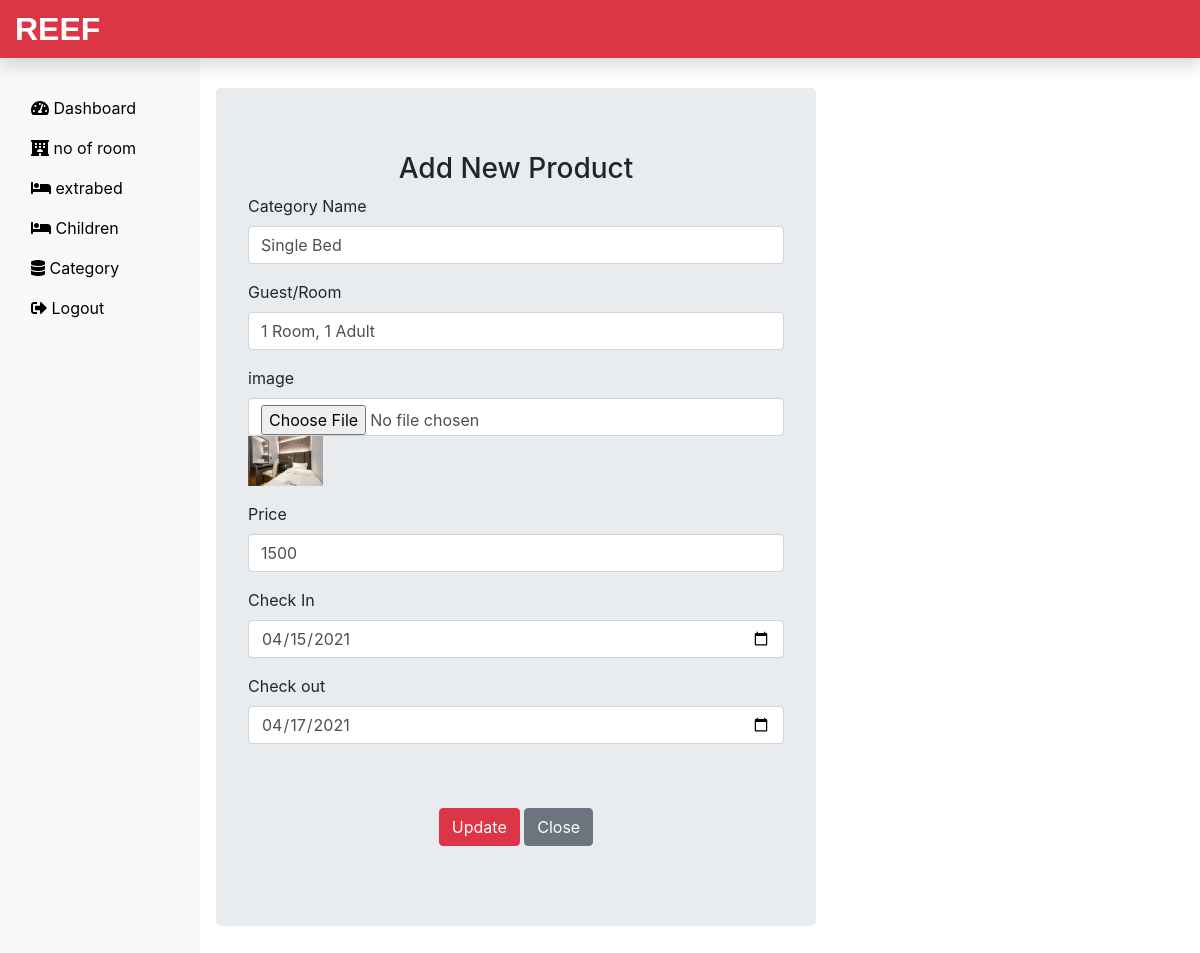
Page /admin/editcategory.php?id=17 (signed in) on the committed database.
### tables this page shows
CREATE TABLE `category` (
  `id` int(10) NOT NULL,
  `categories` varchar(225) NOT NULL,
  `guest` varchar(255) NOT NULL,
  `image` varchar(255) NOT NULL,
  `price` int(11) NOT NULL,
  `check_in` date NOT NULL,
  `check_out` date NOT NULL,
  `noofroom` int(10) NOT NULL,
  `value` int(10) NOT NULL,
  `children` int(10) NOT NULL,
  `total` int(10) NOT NULL
);

### admin/editcategory.php (the view, shortened to what this page needs)
<?php
include('includes/header.php');
include('db/db.php');
     $id = $_GET['id'];
    $sql =  "SELECT * from category WHERE id ='$id'";
    $result = mysqli_query($con,$sql);
    if(mysqli_num_rows($result)>0)
    {
      while ($row = mysqli_fetch_assoc($result)) {
?>
<div class="col-sm-6 mt-5  mx-3 jumbotron">
  <h3 class="text-center">Add New Product</h3>
  <form action="" method="POST" enctype="multipart/form-data">
    <div class="form-group">
      <label for="pname">Category Name</label>
      <input type="text" class="form-control" name="categories" value="<?php echo $row['categories'] ?>">
    </div>
    <div class="form-group">
      <label for="pava">Guest/Room</label>
      <input type="text" class="form-control"  name="guest" value="<?php echo $row['guest'] ?>" >
    </div>
      <div class="form-group">
      <label for="pava">image</label>
      <input type="file" class="form-control"  name="image" value="<?php echo $row['image'] ?>" > <img src=" <?php echo $row['image'] ?>" height="50px;">
    </div>
      <div class="form-group">
      <label for="pava">Price</label>
      <div class="form-group"> <input class="form-control" type="text" name="price" value="<?php echo $row['price'] ?>" required> </div>
    </div>
      <div class="form-group">
      <label for="pava">Check In</label>
      <div class="form-group"> <input class="form-control" type="date" name="date" value="<?php echo $row['check_in'] ?>" > </div>
    </div>
      <div class="form-group">
      <label for="pava">Check out</label>
     <div class="form-group"> <input class="form-control" type="date" name="date2" value="<?php echo $row['check_out'] ?>">
    </div>
<br>
   <br>
    <div class="text-center">
      <button type="submit" class="btn btn-danger" id="submit" name="submit">Update</button>
      <a href="category.php" class="btn btn-secondary">Close</a>
    </div>
  </form>
</div>
<?php } } ?>
<?php
include('includes/footer.php');
?>

### admin/css/custom.css (style rules this page uses)
a { color: black; }

### rows in the picture
category: categories "Single Bed", guest "1 Room, 1 Adult", image (picture), price "1500", date "04/15/2021", date2 "04/17/2021"
